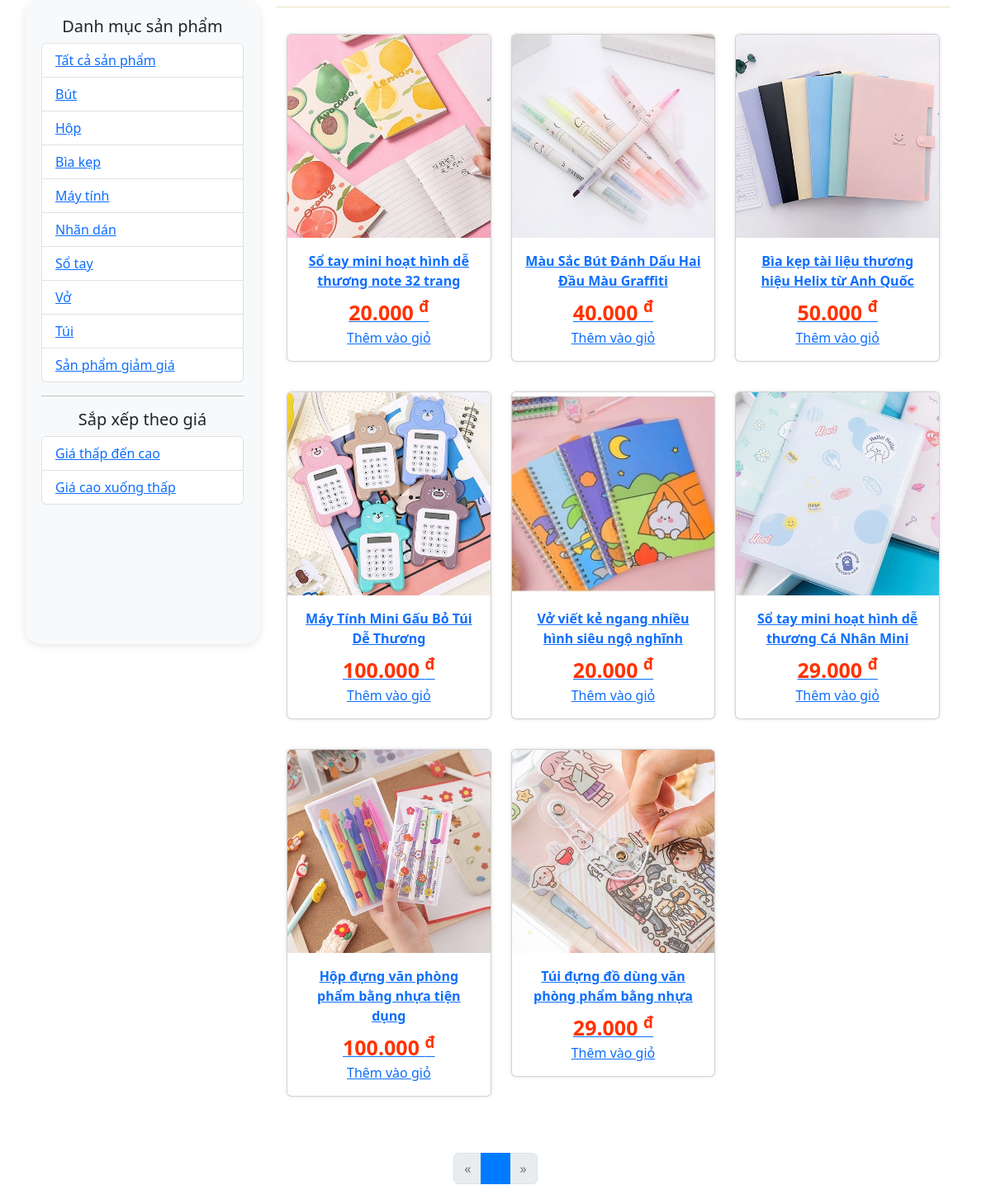
The app's page /sources/FE/search.php with its own data.
### tables this page shows
CREATE TABLE `product` (
  `product_id` int(11) NOT NULL,
  `product_type_name` varchar(100) NOT NULL,
  `product_name` varchar(250) NOT NULL,
  `product_price` varchar(250) NOT NULL,
  `product_description` varchar(300) DEFAULT NULL,
  `product_details` varchar(300) NOT NULL,
  `product_images` varchar(50) NOT NULL,
  `product_quantity` int(250) NOT NULL DEFAULT 1,
  `product_type_id` varchar(50) NOT NULL
);

### sources/FE/search.php (the view, shortened to what this page needs)
<!DOCTYPE html>
<html lang="en">
<head>
    <link href="https://cdn.jsdelivr.net/npm/bootstrap@5.3.1/dist/css/bootstrap.min.css" rel="stylesheet">
    <link rel="stylesheet" href="https://cdnjs.cloudflare.com/ajax/libs/font-awesome/6.4.2/css/all.min.css">
</head>
<body>
<div class="container">
    <div class="row">
        <div class="col-lg-3 col-md-4 sidebar">
            <h5 class="text-center">Danh mục sản phẩm</h5>
            <ul class="list-group">
                <li class="list-group-item"><a href="../website/List.php">Tất cả sản phẩm</a></li>
                <li class="list-group-item"><a href="../website/products_click.php?product_type_id=but">Bút</a></li>
                <li class="list-group-item"><a href="../website/products_click.php?product_type_id=hop">Hộp</a></li>
                <li class="list-group-item"><a href="../website/products_click.php?product_type_id=biakep">Bìa kẹp</a></li>
                <li class="list-group-item"><a href="../website/products_click.php?product_type_id=maytinh">Máy tính</a></li>
                <li class="list-group-item"><a href="../website/products_click.php?product_type_id=nhandan">Nhãn dán</a></li>
                <li class="list-group-item"><a href="../website/products_click.php?product_type_id=sotay">Sổ tay</a></li>
                <li class="list-group-item"><a href="../website/products_click.php?product_type_id=vo">Vở</a></li>
                <li class="list-group-item"><a href="../website/products_click.php?product_type_id=tui">Túi</a></li>
                <li class="list-group-item"><a href="?discount=true">Sản phẩm giảm giá</a></li>
            </ul>
            <hr>
            <h5 class="text-center">Sắp xếp theo giá</h5>
            <ul class="list-group">
                <li class="list-group-item"><a href="?sort=price-asc">Giá thấp đến cao</a></li>
                <li class="list-group-item"><a href="?sort=price-desc">Giá cao xuống thấp</a></li>
            </ul>
        </div>
        <div class="col-lg-9 col-md-8">
            <div class="product-list mb-3 p-2">
                <div class="container">
                    <div class="row">
                        <hr style="color: #ad850c">
                        <div class="text-center py-2">
                            <div class="row">
                                <?php
                                    include('../connect_SQL/connect.php');
                                    $search = strtolower(trim($_GET['search'] ?? ''));
                                    $valueCart = 9;
                                    $page = isset($_GET['page']) ? (int)$_GET['page'] : 1;
                                    $offset = ($page - 1) * $valueCart;
                                    $query = "SELECT sp.* FROM product sp WHERE LOWER(sp.product_name) LIKE ? OR LOWER(sp.product_type_name) LIKE ? LIMIT ?, ?";
                                    $stmt = $connect->prepare($query);
                                    $searchParam = "%" . $search . "%";
                                    $stmt->bind_param("ssii", $searchParam, $searchParam, $offset, $valueCart);
                                    $stmt->execute();
                                    $result = $stmt->get_result();
                                    $duongdanimg = '../Assets/img/sanpham/';
                                    if ($result && $result->num_rows > 0) {
                                        while ($data = $result->fetch_assoc()) {
                                            ?>
                                            <div class="col-lg-4 col-md-6 col-sm-9 py-2">
                                                <a href="./product.php?product_id=<?= $data['product_id'] ?>">
                                                    <div class="card">
                                                        <img src="<?= $duongdanimg . $data['product_images'] ?>" class="card-img-top" alt="<?= $data['product_name'] ?>">
                                                        <div class="card-body">
                                                            <p class="card-title"><strong><?= htmlspecialchars($data['product_name']) ?></strong></p>
                                                            <p class="card-text">
                                                                <strong style="color:#f30; font-size:25px"><?= number_format($data['product_price'], 0, '.', '.') ?> <sup>đ</sup></strong>
                                                            </p>
                                                            <div class="action-cart d-flex align-items-center justify-content-center">
                                                                <a class="cart-button btn-buy" href="./product.php?product_id=<?= $data['product_id'] ?>">Thêm vào giỏ</a>
                                                            </div>
                                                        </div>
                                                    </div>
                                                </a>
                                            </div>
                                            <?php
                                        }
                                    } else {
                                        echo '<p class="text-center">Không có sản phẩm nào</p>';
                                    }
                                ?>
                            </div>
                        </div>
                    </div>
                </div>
            </div>
        </div>
    </div>
    <nav aria-label="Page navigation">
        <ul class="pagination py-2 justify-content-center">
            <li class="page-item <?= $page <= 1 ? 'disabled' : '' ?>">
                <a class="page-link" href="?search=<?= urlencode($search) ?>&page=<?= max(1, $page - 1) ?>" aria-label="Previous">
                    <span aria-hidden="true">&laquo;</span>
                </a>
            </li>
            <?php
                $sql = "SELECT COUNT(*) as total FROM product WHERE LOWER(product_name) LIKE ? OR LOWER(product_type_name) LIKE ?";
                $stmt = $connect->prepare($sql);
                $stmt->bind_param("ss", $searchParam, $searchParam);
                $stmt->execute();
                $countResult = $stmt->get_result();
                $total = $countResult->fetch_assoc()['total'] ?? 0;
                $pagination = ceil($total / $valueCart);
                for ($i = 1; $i <= $pagination; $i++): ?>
                <li class="page-item <?= $i == $page ? 'active' : '' ?>">
                    <a class="page-link" href="?search=<?= urlencode($search) ?>&page=<?= $i ?>"><?= $i ?></a>
                </li>
            <?php endfor; ?>
            <li class="page-item <?= $page >= $pagination ? 'disabled' : '' ?>">
                <a class="page-link" href="?search=<?= urlencode($search) ?>&page=<?= min($pagination, $page + 1) ?>" aria-label="Next">
                    <span aria-hidden="true">&raquo;</span>
                </a>
            </li>
        </ul>
    </nav>
</body>
</html>

### sources/FE/search.php (style rules this page uses)
.card { box-shadow: 0 0 5px rgba(0, 0, 0, 0.1); margin-bottom: 20px; transition: transform 0.3s; }
.sidebar { position: sticky; top: 0; height: calc(100vh - 20px); padding: 20px; border-radius: 20px; background-color: #f8f9fa; box-shadow: 0 2px 10px rgba(0, 0, 0, 0.1); overflow: hidden; }
.pagination .page-link { color: #007bff; }
.pagination .page-item.active .page-link { background-color: #007bff; border-color: #007bff; }
.pagination .page-item.disabled .page-link { color: #6c757d; }

### records on screen
product: product_images (picture), product_name "Sổ tay mini hoạt hình dễ thương note 32 trang", product_price "20.000"
product: product_images (picture), product_name "Màu Sắc Bút Đánh Dấu Hai Đầu Màu Graffiti", product_price "40.000"
product: product_images (picture), product_name "Bìa kẹp tài liệu thương hiệu Helix từ Anh Quốc", product_price "50.000"
product: product_images (picture), product_name "Máy Tính Mini Gấu Bỏ Túi Dễ Thương", product_price "100.000"
product: product_images (picture), product_name "Vở viết kẻ ngang nhiều hình siêu ngộ nghĩnh", product_price "20.000"
product: product_images (picture), product_name "Sổ tay mini hoạt hình dễ thương Cá Nhân Mini", product_price "29.000"
product: product_images (picture), product_name "Hộp đựng văn phòng phẩm bằng nhựa tiện dụng", product_price "100.000"
product: product_images (picture), product_name "Túi đựng đồ dùng văn phòng phẩm bằng nhựa", product_price "29.000"
